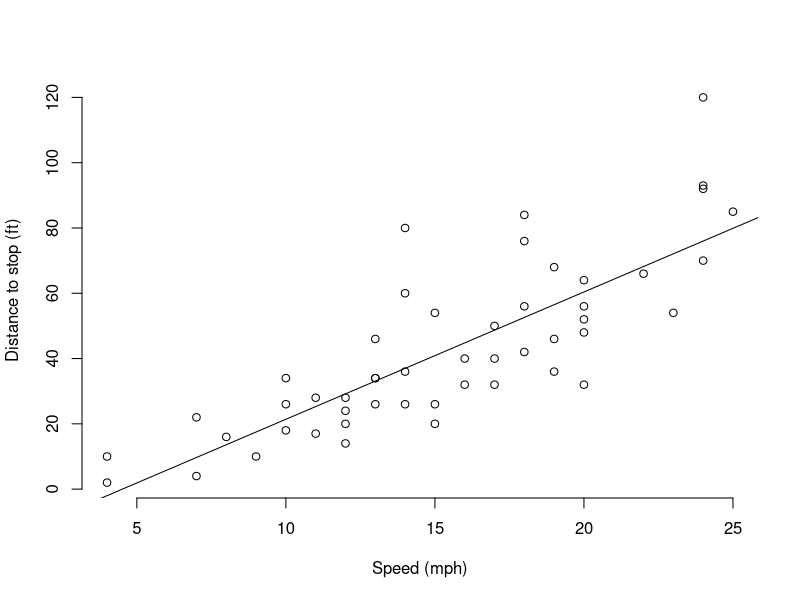
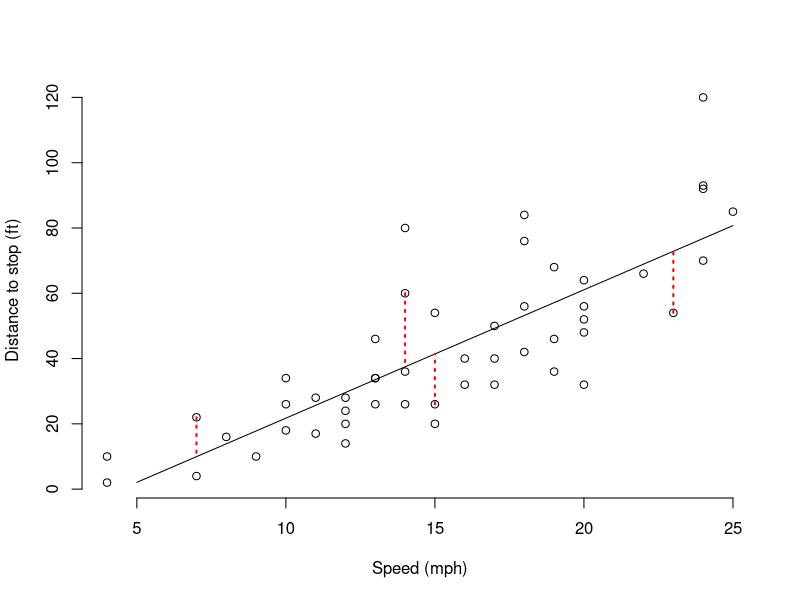
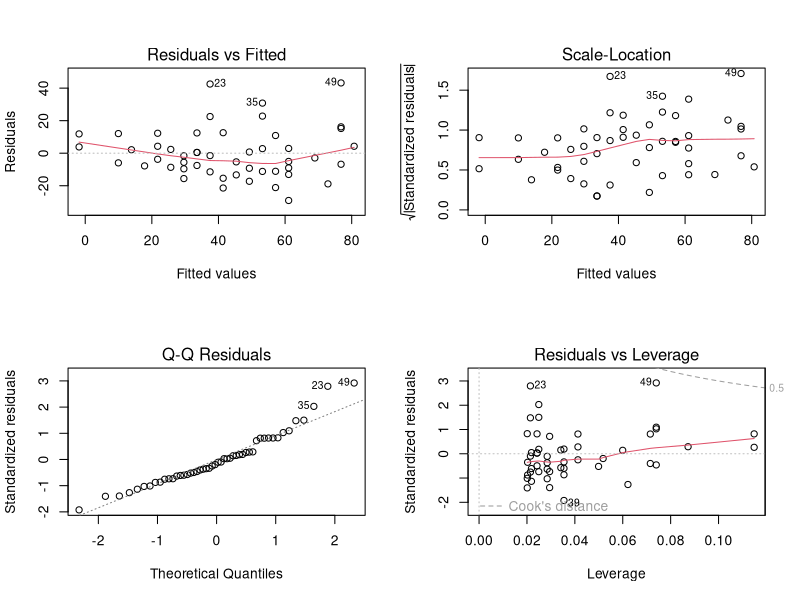
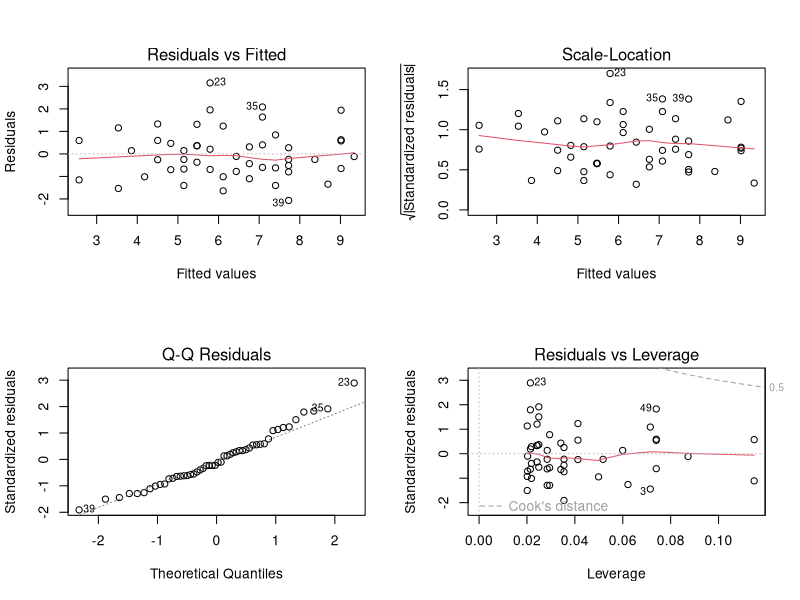
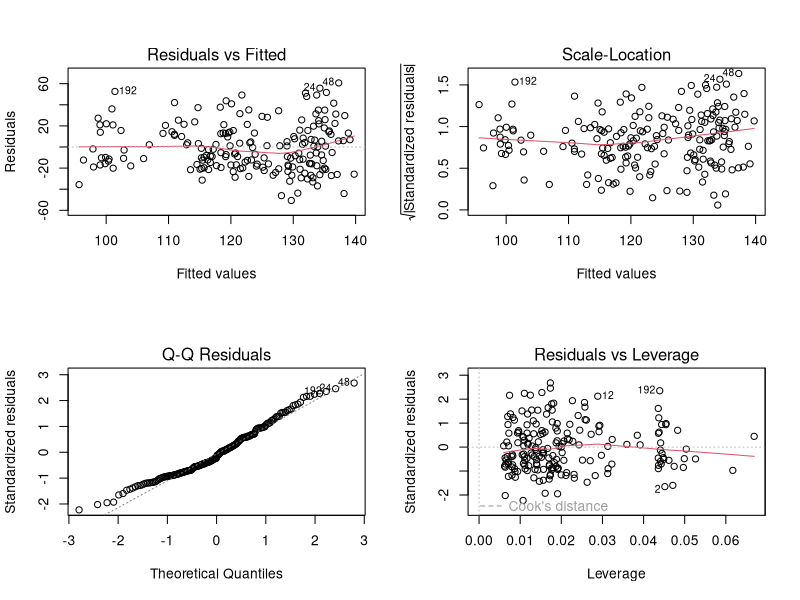
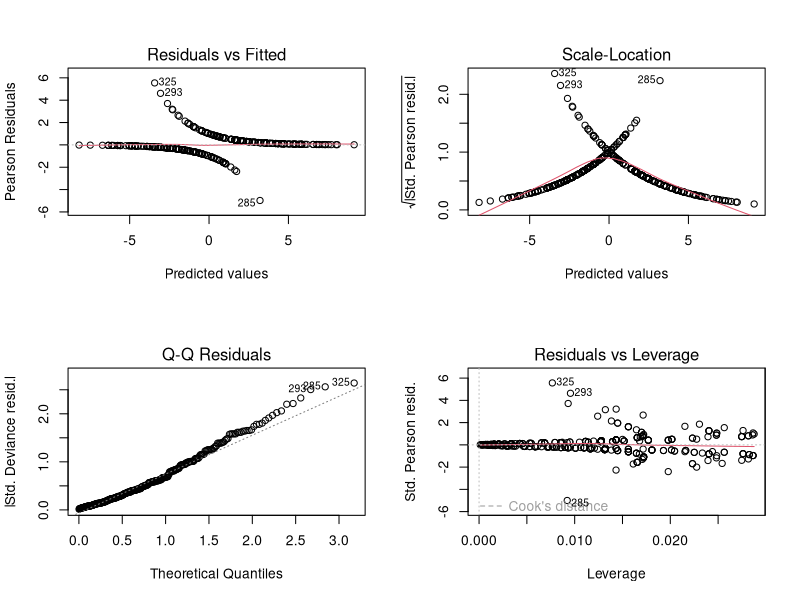
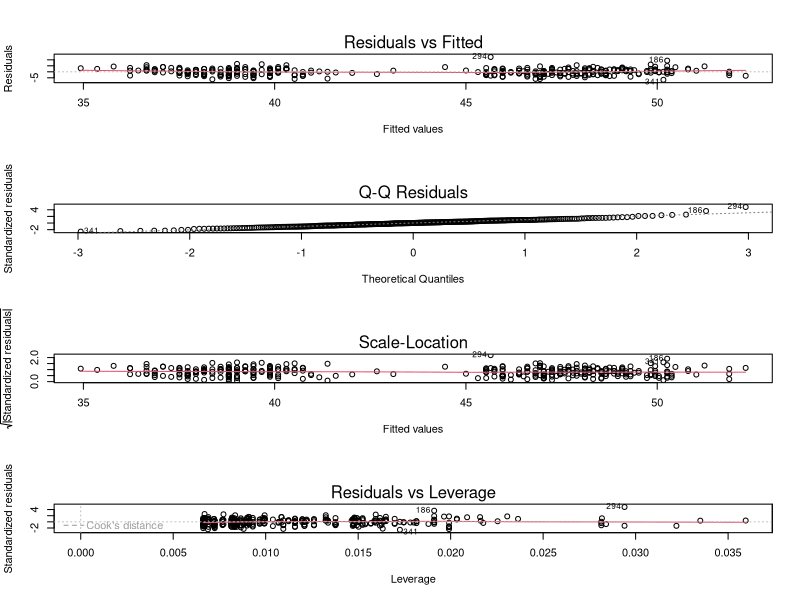

The R script that drew these images, in order:
## ---- chunk 1
#| echo: false
#| include: false

# import data and create linear model
data(cars)
xx = seq(5, 25, length.out=5)
m_cars = lm(dist~speed, data=cars)
## ---- chunk 2
plot(cars, xlab="Speed (mph)", ylab="Distance to stop (ft)", bty='n')
abline(-17.6, 3.9)
## ---- chunk 3
#| echo: false
i = 26
plot(cars, xlab="Speed (mph)", ylab="Distance to stop (ft)", bty='n')
lines(xx, predict(m_cars, newdata=data.frame(speed=xx)))
for (i in c(4, 22, 25, 45)) {
  with(cars,
       lines(
          rep(cars$speed[[i]], 2),
          c(dist[[i]], predict(m_cars, newdata=data.frame(speed=cars$speed[[i]]))),
          lty=3,
          col='red',
          lwd=2
       )
  )
}
## ---- chunk 4
stop_model = lm(dist ~ speed, data=cars)
summary(stop_model)
## ---- chunk 5
layout(matrix(1:4, 2, 2))
plot(stop_model)
## ---- chunk 6
stop_model_sqrt = lm(sqrt(dist) ~ speed, data=cars)
summary(stop_model_sqrt)
layout(matrix(1:4, 2, 2))
plot(stop_model_sqrt)
## ---- chunk 7
data("Seatbelts")
seatbelt_model = lm(DriversKilled ~ kms + PetrolPrice + law, data = Seatbelts)
summary(seatbelt_model)
layout(matrix(1:4, 2, 2))
plot(seatbelt_model)
## ---- chunk 8
# load the palmerpenguins package and attach the data
library(palmerpenguins)
data(penguins)

m_penguin_sex = glm(sex ~ species + body_mass_g, data=penguins, family='binomial')
summary(m_penguin_sex)
layout(matrix(1:4, 2, 2))
plot(m_penguin_sex)
## ---- chunk 9
m_penguin_bill = lm(bill_length_mm ~ flipper_length_mm + species, data=penguins)
summary(m_penguin_bill)
layout(1:4, matrix(2, 2))
plot(m_penguin_bill)
